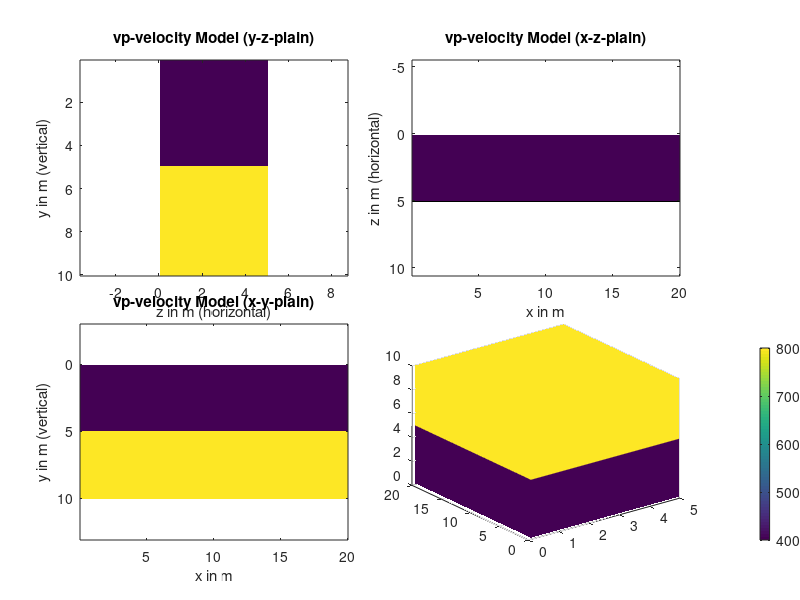

Write MATLAB code to recreate this figure. (Note: this script raises an error after producing the figure.)
%creates a binary formation model for 3D seismic modeling
close all;
clear all;
clc;

%general parameters
writefiles=1;%1=yes else=no
modname='../par/model/2layer_TQ';
plotmodels=1;%1=yes else=no
grid_spacing=0.1;

%dimensions of base model
xmax_base=200;%gridpoints
ymax_base=100; %(vertical)
zmax_base=50;

x=grid_spacing:grid_spacing:xmax_base*grid_spacing;
y=grid_spacing:grid_spacing:ymax_base*grid_spacing;
z=grid_spacing:grid_spacing:zmax_base*grid_spacing;

%change in material properties, i.e. fault zone
x_start_fault=1; % begin of new material, at fault zone in grid points
y_start_fault=50; % 
z_start_fault=1; % 

%velocity, density base model
vp_base=400; %m/s
vs_base=200;
rho_base=1800; %kg/m3

%velocity, density fault zone
vp_fault=800.0; %m/s
vs_fault=400.0;
rho_fault=2000.0; %g/cm3


%----------------VP model
%creating model
mod=(zeros(xmax_base,ymax_base,zmax_base));
%filling in base parmaters
mod(:,:)=vp_base;
%filling in fault parameters (i.e. change in material properties)
mod(x_start_fault:end,y_start_fault:end,z_start_fault:end)=vp_fault;
clim = [min(min(min(mod))) max(max(max(mod)))];
%plot models

top_margin = 0.1; % top margin
btm_margin = 0.1; % bottom margin
left_margin = 0.1;% left margin
right_margin = 0.15;% right margin
 
fig_margin = 0.08; % margin beween figures(sub) 
 
row = 2; % rows
col = 2; % cols
 
% Calculate figure height and width according to rows and cols 
fig_h = (1- top_margin - btm_margin - (row-1) * fig_margin) / row;
fig_w = (1 - left_margin - right_margin - (col-1) * fig_margin) / col;

if plotmodels==1
    h1=figure(1);
    for i = 1 : row
        for j = 1 : col
            % figure position: you can refer to 'help axes' to review the
            % parameter meaning, note that original point is lower-left
            position = [left_margin + (j-1)*(fig_margin+fig_w), ...
                1- (top_margin + i * fig_h + (i-1) * fig_margin), ...
                fig_w, fig_h];
            axes('position', position)
            % draw colorful pictures...
            if i==1 && j== 1
                imagesc(z,y,squeeze(mod(1,:,:)),clim);
                shading flat;
                title('vp-velocity Model (y-z-plain)');
                xlabel('z in m (horizontal)');
                ylabel('y in m (vertical)');
                set(gca,'YDir','reverse');
                axis equal tight;
            elseif  i==1 && j== 2
                imagesc(x,z,squeeze(mod(:,1,:))',clim);
                shading flat;
                title('vp-velocity Model (x-z-plain)');
                xlabel('x in m');
                ylabel('z in m (horizontal)');
                axis equal tight;
            elseif  i==2 && j== 1
                imagesc(x,y,squeeze(mod(:,:,1))',clim);
                shading flat;
                title('vp-velocity Model (x-y-plain)');
                xlabel('x in m');
                ylabel('y in m (vertical)');
                set(gca,'YDir','reverse');
                axis equal tight;
            else
                [z_grid,x_grid,y_grid] = meshgrid(z,x,y);
                mod_T=permute(mod,[1 3 2]); % transpose the 3D matrix
                h = slice(z_grid,x_grid,y_grid,mod_T,z,x,y);
                set(h,'FaceColor','interp',...
                    'EdgeColor','none')
                camproj perspective
                box on
                view(50,30)
                title('vp-velocity Model (3D)');
                xlabel('z in m');
                ylabel('x in m');
                zlabel('y in m (vertical)');
                set(gca,'ZDir','reverse');
                axis equal tight;
                
            end
        end
        
        % draw colorbar
        axes('position', [1-right_margin-fig_margin, btm_margin, 0.2,...
            (1-(top_margin+btm_margin))*2/5]);
        axis off; 
        colorbar();caxis(clim);
    end
end

%write models to disk
if writefiles==1
    mod=permute(mod,[2 1 3]);
    fid_mod=fopen(strcat(modname,'.vp'),'w');
    fwrite(fid_mod,mod,'float');
    fclose(fid_mod);
end

clear i j h mod_T mod x_grid y_grid z_grid clim;

%----------------VS model
%creating model
mod=(zeros(xmax_base,ymax_base,zmax_base));
%filling in base parmaters
mod(:,:)=vs_base;
%filling in fault parameters (i.e. change in material properties)
mod(x_start_fault:end,y_start_fault:end,z_start_fault:end)=vs_fault;
clim = [min(min(min(mod))) max(max(max(mod)))];

%plot models
if plotmodels==1
    h2=figure(2);
    for i = 1 : row
        for j = 1 : col
            % figure position: you can refer to 'help axes' to review the
            % parameter meaning, note that original point is lower-left
            position = [left_margin + (j-1)*(fig_margin+fig_w), ...
                1- (top_margin + i * fig_h + (i-1) * fig_margin), ...
                fig_w, fig_h];
            axes('position', position)
            % draw colorful pictures...
            if i==1 && j== 1
                imagesc(z,y,squeeze(mod(1,:,:)),clim);
                shading flat;
                title('vs-velocity Model (y-z-plain)');
                xlabel('z in m (horizontal)');
                ylabel('y in m (vertical)');
                set(gca,'YDir','reverse');
                axis equal tight;
            elseif  i==1 && j== 2
                imagesc(x,z,squeeze(mod(:,1,:))',clim);
                shading flat;
                title('vs-velocity Model (x-z-plain)');
                xlabel('x in m');
                ylabel('z in m (horizontal)');
                axis equal tight;
            elseif  i==2 && j== 1
                imagesc(x,y,squeeze(mod(:,:,1))',clim);
                shading flat;
                title('vs-velocity Model (x-y-plain)');
                xlabel('x in m');
                ylabel('y in m (vertical)');
                set(gca,'YDir','reverse');
                axis equal tight;
            else
                [z_grid,x_grid,y_grid] = meshgrid(z,x,y);
                mod_T=permute(mod,[1 3 2]); % transpose the 3D matrix
                h = slice(z_grid,x_grid,y_grid,mod_T,z,x,y);
                set(h,'FaceColor','interp',...
                    'EdgeColor','none')
                camproj perspective
                box on
                view(50,30)
                title('vs-velocity Model (3D)');
                xlabel('z in m');
                ylabel('x in m');
                zlabel('y in m (vertical)');
                set(gca,'ZDir','reverse');
                axis equal tight;
                
            end
        end
        
        % draw colorbar
        axes('position', [1-right_margin-fig_margin, btm_margin, 0.2,...
            (1-(top_margin+btm_margin))*2/5]);
        axis off; 
        colorbar();caxis(clim);
    end
end

%write models to disk
if writefiles==1
    mod=permute(mod,[2 1 3]);
    fid_mod=fopen(strcat(modname,'.vs'),'w');
    fwrite(fid_mod,mod,'float');
    fclose(fid_mod);
end

clear i j h mod_T mod x_grid y_grid z_grid clim;

%----------------Rho model
%creating model
mod=(zeros(xmax_base,ymax_base,zmax_base));
%filling in base parmaters
mod(:,:)=rho_base;
%filling in fault parameters (i.e. change in material properties)
mod(x_start_fault:end,y_start_fault:end,z_start_fault:end)=rho_fault;
clim = [min(min(min(mod))) max(max(max(mod)))];

%plot models
if plotmodels==1
    h3=figure(3);
    for i = 1 : row
        for j = 1 : col
            % figure position: you can refer to 'help axes' to review the
            % parameter meaning, note that original point is lower-left
            position = [left_margin + (j-1)*(fig_margin+fig_w), ...
                1- (top_margin + i * fig_h + (i-1) * fig_margin), ...
                fig_w, fig_h];
            axes('position', position)
            % draw colorful pictures...
            if i==1 && j== 1
                imagesc(z,y,squeeze(mod(1,:,:)),clim);
                shading flat;
                title('Density Model (y-z-plain)');
                xlabel('z in m (horizontal)');
                ylabel('y in m (vertical)');
                set(gca,'YDir','reverse');
                axis equal tight;
            elseif  i==1 && j== 2
                imagesc(x,z,squeeze(mod(:,1,:))',clim);
                shading flat;
                title('Density Model (x-z-plain)');
                xlabel('x in m');
                ylabel('z in m (horizontal)');
                axis equal tight;
            elseif  i==2 && j== 1
                imagesc(x,y,squeeze(mod(:,:,1))',clim);
                shading flat;
                title('Density Model (x-y-plain)');
                xlabel('x in m');
                ylabel('y in m (vertical)');
                set(gca,'YDir','reverse');
                axis equal tight;
            else
                [z_grid,x_grid,y_grid] = meshgrid(z,x,y);
                mod_T=permute(mod,[1 3 2]); % transpose the 3D matrix
                h = slice(z_grid,x_grid,y_grid,mod_T,z,x,y);
                set(h,'FaceColor','interp',...
                    'EdgeColor','none')
                camproj perspective
                box on
                view(50,30)
                title('Density Model (3D)');
                xlabel('z in m');
                ylabel('x in m');
                zlabel('y in m (vertical)');
                set(gca,'ZDir','reverse');
                axis equal tight;
                
            end
        end
        
        % draw colorbar
        axes('position', [1-right_margin-fig_margin, btm_margin, 0.2,...
            (1-(top_margin+btm_margin))*2/5]);
        axis off; 
        colorbar();caxis(clim);
    end
end

%write models to disk
if writefiles==1
    mod=permute(mod,[2 1 3]);
    fid_mod=fopen(strcat(modname,'.rho'),'w');
    fwrite(fid_mod,mod,'float');
    fclose(fid_mod);
end

clear i j h x_grid y_grid z_grid;